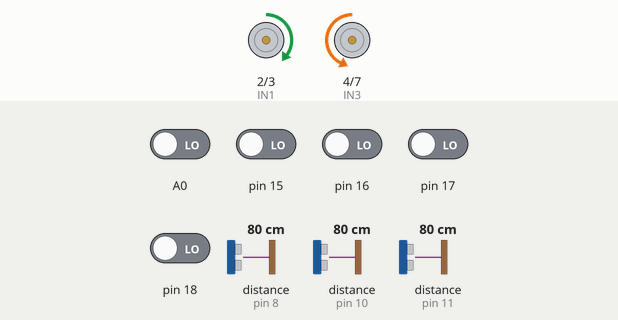
Simulated run of this sketch. Board: Arduino Uno, built with avr-gcc and run on an emulated ATmega328P. Shown: motor-driver pin pairs drawn as motors (green arrow = first pin HIGH = forward, orange = second pin HIGH = backward, longer = more drive, scaled by the enable pin). The test bench sets the inputs (shaded band); at power-on: A0, pin 15–18 LOW, distance to the obstacle (sensors on pin 8, pin 10, pin 11) 80 cm. What the sketch prints to the serial monitor is not drawn.

Above: at 1.5 s.
1.6 s: distance to the obstacle (sensor on pin 8) set to 33 cm
3.1 s: distance to the obstacle (sensor on pin 8) set to 29 cm
At 3.6 s:
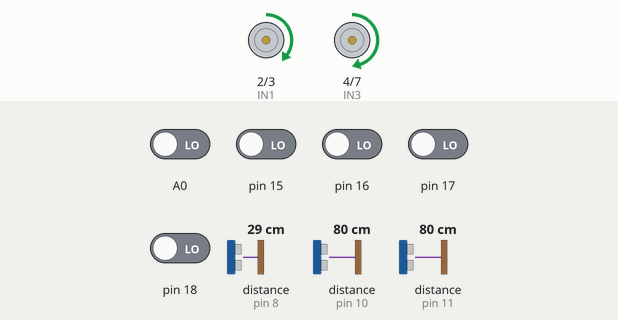
At 5.5 s:
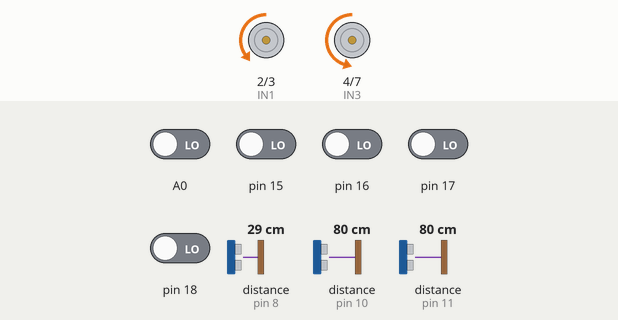
6.1 s: A0 driven HIGH
Timing chart, 0 to 15.1 s (numbered marks = the images above; inputs shaded):
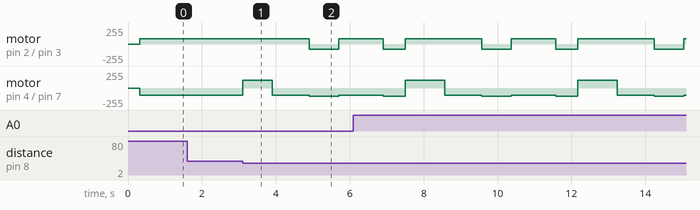

The sketch:

track_following_mission_flag_end.ino
```cpp
#include <NewPing.h>
#define MAX_DISTANCE 150

#define IN1 2   // 1번째 모터
#define IN2 3   // 1번째 모터
#define ENA 5   // 1번째 모터  PWM제어

#define IN3 4   // 2번째 모터
#define IN4 7   // 2번째 모터
#define ENB 6   // 2번째 모터 PWM제어

#define F_Sonar  8   //정면부 초음파 센서 연결 핀
#define R_Sonar  10  //오른쪽 초음파 센서 연결 핀
#define L_Sonar  11  //왼쪽 초음파 센서 연결 핀

NewPing R_sensor(R_Sonar,R_Sonar,MAX_DISTANCE);
float R_Sonar_Distance = 0.0;
float R_Sonar_Distance_old = 0.0;
float R_Sonar_Error = 0.0;

NewPing L_sensor(L_Sonar,L_Sonar,MAX_DISTANCE);
float L_Sonar_Distance = 0.0;
float L_Sonar_Distance_old = 0.0;
float L_Sonar_Error = 0.0;

NewPing F_sensor(F_Sonar,F_Sonar,MAX_DISTANCE);
float F_Sonar_Distance = 0.0;
float F_Sonar_Distance_old = 0.0;
float F_Sonar_Error = 0.0;

int motor_diff=0;
int index;
int mission_flag=-1;

NewPing sonar[3] =
{
  NewPing (8, 8, MAX_DISTANCE),
  NewPing (10, 10, MAX_DISTANCE),
  NewPing (11, 11, MAX_DISTANCE),

};

void motor_control(int Direction, int speed1, int speed2)    //방향 속도 1: 전진 2: 후진 3: 정지
{
  switch(Direction)
  {
    case 1: analogWrite(ENA, speed1);
            analogWrite(ENB, speed2);
            digitalWrite(IN1, HIGH); //직진
            digitalWrite(IN2, LOW);
            digitalWrite(IN3, LOW);
            digitalWrite(IN4, HIGH);
            break;

    case 2: analogWrite(ENA, 80);
            analogWrite(ENB, 120);
            digitalWrite(IN1, LOW); //좌회전
            digitalWrite(IN2, HIGH);
            digitalWrite(IN3, LOW);
            digitalWrite(IN4, HIGH);
            break;

    case 3: analogWrite(ENA, 80);
            analogWrite(ENB, 120);
            digitalWrite(IN1, HIGH); //우회전
            digitalWrite(IN2, LOW);
            digitalWrite(IN3, HIGH);
            digitalWrite(IN4, LOW);
            break;
  }
}

int line_sensor [5] = {0,0,0,0,0}; // 배열을 선언

int read_line_sensor()
{
  int i;
  int sum = 0;
  int line_index;

  for(i = 0; i < 5; i++)
  {
    line_sensor[i] = digitalRead(A0+i);
    sum += line_sensor[i];
    Serial.print(line_sensor[i]);
    Serial.print(" ");
  }
  Serial.println("");
  if(sum==0) line_index = -10;
  if(sum==1)
  {
    if(line_sensor[0]==1) line_index = -4;
    if(line_sensor[1]==1) line_index = -2;
    if(line_sensor[2]==1) line_index = 0;
    if(line_sensor[3]==1) line_index = 2;
    if(line_sensor[4]==1) line_index = 4;
  }
  if(sum==2)
  {
    if((line_sensor[0]==1) && (line_sensor[1]==1)) line_index = -3;
    if((line_sensor[1]==1) && (line_sensor[2]==1)) line_index = -1;
    if((line_sensor[2]==1) && (line_sensor[3]==1)) line_index = 1;
    if((line_sensor[3]==1) && (line_sensor[4]==1)) line_index = 3;
  }
  if(sum==5)
  {
    line_index = 10;
  }
  Serial.print(line_index);
  Serial.println("");

  return line_index;
}

void line_tracing()
{
  int index;
  index = read_line_sensor();

  switch(index)
  {
    case 10 : motor_control(1, 0, 0); //정지
              break;

    case -10 : motor_control(1, 80, 110); //직진
               break;

    case 0 : motor_control(1, 80, 110); //직진
             break;

    case -4 : motor_control(1, 0, 120); //좌회전
              break;

    case -2 : motor_control(1, 50, 120); //좌회전
              break;

    case 2  : motor_control(1, 120, 0); //우회전
              break;

    case 4 : motor_control(1, 120, 50); //우회전
             break;

    case -3 : motor_control(1, 0, 120); //좌회전
              break;

    case -1 : motor_control(1, 50, 120); //좌회전
              break;

    case 1 : motor_control(1, 120, 0); //우회전
             break;

    case 3 : motor_control(1, 120, 50); //우회전
             break;
  }
}

void read_sonar_sensor(void)  //초음파 센서 값을 읽는 함수
{

 R_Sonar_Distance = sonar[1].ping_cm() * 10;
 L_Sonar_Distance = sonar[2].ping_cm() * 10;
 F_Sonar_Distance = sonar[0].ping_cm() * 10;
 if(R_Sonar_Distance == 0) R_Sonar_Distance = MAX_DISTANCE *10.0;
 if(L_Sonar_Distance == 0) L_Sonar_Distance = MAX_DISTANCE *10.0;
 if(F_Sonar_Distance == 0) F_Sonar_Distance = MAX_DISTANCE *10.0;
}

void update_sonar_old(void)
{
  R_Sonar_Distance_old = R_Sonar_Distance;  //측정된거된값을 과거에 넣는다
  L_Sonar_Distance_old = L_Sonar_Distance;  //측정된거된값을 과거에 넣는다
  F_Sonar_Distance_old = F_Sonar_Distance;  //측정된거된값을 과거에 넣는다
}

void update_sonar_error(void)
{
  R_Sonar_Error = R_Sonar_Distance - R_Sonar_Distance_old;  //현재 값에서 옛날 값을 뺀것
  L_Sonar_Error = L_Sonar_Distance - L_Sonar_Distance_old;  //현재 값에서 옛날 값을 뺀것
  F_Sonar_Error = F_Sonar_Distance - F_Sonar_Distance_old;  //옛날 값에서 현재 값을 뺀것
}

void avoid_obs()
{

    motor_control(3,80, 110);
    delay(800);
    motor_control(1, 80, 110);
    delay(1000);
    motor_control(2, 80, 110);
    delay(800);
    motor_control(1, 80, 110);
    delay(1200);
    motor_control(2, 80, 110);
    delay(600);
    while(1)
    {
      index=read_line_sensor();
      motor_control(1, 80, 110);
      if(index != -10)
      {
        motor_control(3, 80, 110);
        delay(250);
        break;
      }
    }

}

void wall_following()
{
  read_sonar_sensor();
  update_sonar_error();
  update_sonar_old();

  if(R_Sonar_Distance < L_Sonar_Distance)
  {
    motor_control(1,40,150); //좌회전
  }
  if(R_Sonar_Distance > L_Sonar_Distance)
  {
    motor_control(1,120,70); //우회전
  }
  if(R_Sonar_Distance = L_Sonar_Distance)
  {
    motor_control(1,80,110);
  }
}

void wall_following_CW()
{
  if(F_Sonar_Distance <=750)
  {
    motor_control(3,80, 110);
    delay(800);
    mission_flag++;
  }
}

int track_following()
{

  if(index != -10)
  {
    mission_flag = 4;
  }
}

void setup()
{
  pinMode(IN1, OUTPUT);
  pinMode(IN2, OUTPUT);
  pinMode(IN3, OUTPUT);
  pinMode(IN4, OUTPUT);
  Serial.begin(115200);
  motor_control(1, 0, 0);
  delay(300);
  mission_flag = 0;
}

void loop()
{
   index=read_line_sensor();
   read_sonar_sensor();
  // track_following();

   if(mission_flag == 0)
   {
    if(F_Sonar_Distance<=300)
    {
      avoid_obs();
      }
    else{
      line_tracing();
      }
    if(L_Sonar_Distance + R_Sonar_Distance <= 1500)
    {
    mission_flag = 1;
    }
   }

   if(mission_flag == 1)
   {
    wall_following();
    wall_following_CW();
   }

   if(mission_flag == 2)
   {
    wall_following();
    wall_following_CW();
   }
   if(mission_flag == 3){
    wall_following();

    if(index != -10)
     {
      mission_flag = 4;
     }
    }

   if(mission_flag == 4){
     line_tracing();
    }
}
```

Measured:
- the behaviour switches between 31 and 30 cm on distance to the obstacle (sensor on pin 8) (found by bisection; images 0 and 1)
- after the input at 1.6 s, every drawn part: stays the same
- after the input at 3.1 s, motor on pin 2 (IN1) / pin 3 (IN2): forward 80/255 → backward 80/255 after 1.8 s, → forward 80/255 0.80 s later; motor on pin 4 (IN3) / pin 7 (IN4): backward 110/255 → forward 120/255 at once, → backward 110/255 0.80 s later, → backward 120/255 1.0 s later, → backward 110/255 0.80 s later
